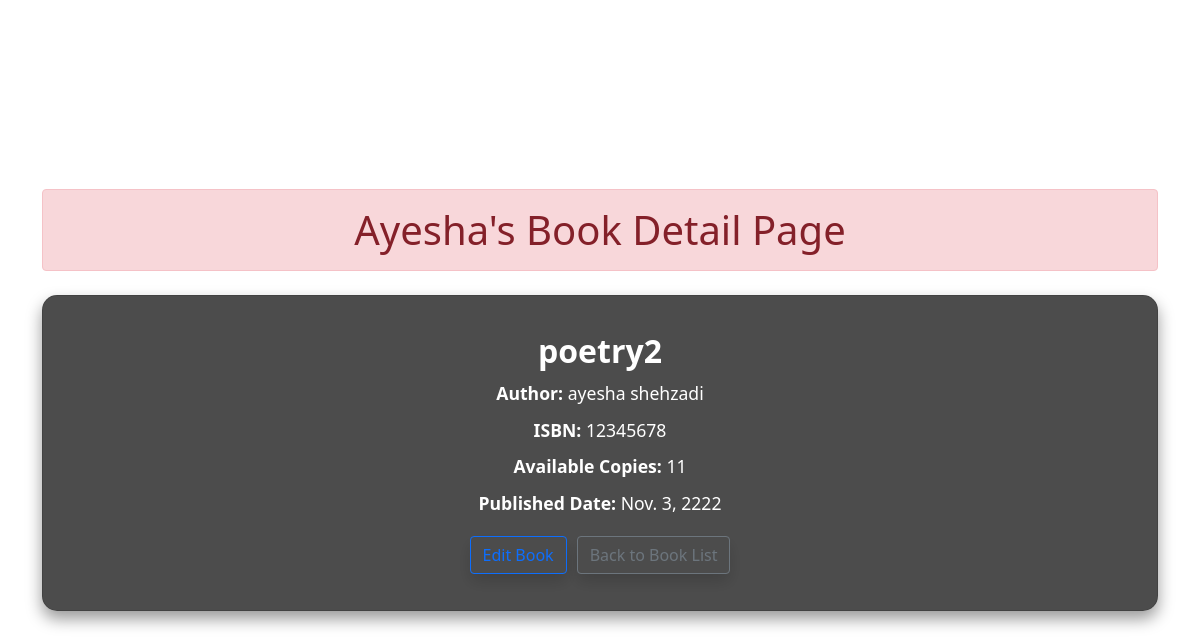
The app's page /books/13/ with its own data.
### library/models.py (models this page shows, shortened)
class Book(models.Model):
    title = models.CharField(max_length=200)
    author = models.CharField(max_length=100)
    isbn = models.CharField(max_length=13, unique=True)
    published_date = models.DateField()
    available_copies = models.IntegerField()

### library/views.py (the view)
# urls.py: path('books/<int:pk>/', views.book_detail, name='book_detail'),
def book_detail(request, pk):
    book = get_object_or_404(Book, pk=pk)
    return render(request, 'book_detail.html', {'book': book})

### templates/book_detail.html (shortened to what this page needs)
<!DOCTYPE html>
<html lang="en">
<head>
    <link href="https://cdn.jsdelivr.net/npm/bootstrap@5.0.2/dist/css/bootstrap.min.css" rel="stylesheet">
</head>
<body>
    <div class="container">
        <h1 class="alert alert-danger text-center mb-4">Ayesha's Book Detail Page</h1>
        <div class="card text-white">
            <div class="card-body text-center">
                <h2 class="card-title">{{ book.title }}</h2>
                <p class="card-text"><strong>Author:</strong> {{ book.author }}</p>
                <p class="card-text"><strong>ISBN:</strong> {{ book.isbn }}</p>
                <p class="card-text"><strong>Available Copies:</strong> {{ book.available_copies }}</p>
                <p class="card-text"><strong>Published Date:</strong> {{ book.published_date }}</p>
                <div class="button-container">
                    <a href="{% url 'book_edit' book.id %}" class="btn btn-outline-primary shadow">Edit Book</a>
                    <a href="{% url 'book_list' %}" class="btn btn-outline-secondary shadow">Back to Book List</a>
                </div>
            </div>
        </div>
    </div>
</body>
</html>

### templates/book_detail.html (style rules this page uses)
body { background-image: url('https://i.pinimg.com/736x/56/e3/1c/56e31cbf6c07589fa58cf7691aaf3059.jpg'); background-size: cover; background-repeat: no-repeat; background-attachment: fixed; color: #fff; display: flex; align-items: center; justify-content: center; height: 100vh; }
.card { background-color: rgba(0, 0, 0, 0.7); border-radius: 15px; padding: 20px; box-shadow: 0 8px 16px rgba(0, 0, 0, 0.4); }
.card-title { font-size: 2rem; font-weight: bold; }
.card-text { font-size: 1.1rem; margin: 10px 0; }
.button-container { display: flex; justify-content: center; gap: 10px; margin-top: 20px; }

### records on screen
Book: title "poetry2", author "ayesha shehzadi", isbn "12345678", available_copies "11", published_date "Nov. 3, 2222"
